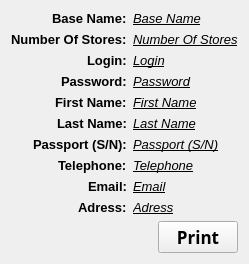
                   <widget class="QWidget" name="main_base_info_widget">
                    <layout class="QGridLayout" name="gridLayout_6">
                     <item row="4" column="1" alignment="Qt::AlignLeft">
                      <widget class="QLabel" name="label_32">
                       <property name="font">
                        <font>
                         <pointsize>10</pointsize>
                         <weight>50</weight>
                         <italic>true</italic>
                         <bold>false</bold>
                         <underline>true</underline>
                        </font>
                       </property>
                       <property name="text">
                        <string>First Name</string>
                       </property>
                      </widget>
                     </item>
                     <item row="7" column="1" alignment="Qt::AlignLeft">
                      <widget class="QLabel" name="label_40">
                       <property name="font">
                        <font>
                         <pointsize>10</pointsize>
                         <weight>50</weight>
                         <italic>true</italic>
                         <bold>false</bold>
                         <underline>true</underline>
                        </font>
                       </property>
                       <property name="text">
                        <string>Telephone</string>
                       </property>
                      </widget>
                     </item>
                     <item row="4" column="0" alignment="Qt::AlignRight">
                      <widget class="QLabel" name="label_33">
                       <property name="font">
                        <font>
                         <pointsize>10</pointsize>
                         <weight>75</weight>
                         <bold>true</bold>
                        </font>
                       </property>
                       <property name="text">
                        <string>First Name:</string>
                       </property>
                      </widget>
                     </item>
                     <item row="7" column="0" alignment="Qt::AlignRight">
                      <widget class="QLabel" name="label_41">
                       <property name="font">
                        <font>
                         <pointsize>10</pointsize>
                         <weight>75</weight>
                         <bold>true</bold>
                        </font>
                       </property>
                       <property name="text">
                        <string>Telephone:</string>
                       </property>
                      </widget>
                     </item>
                     <item row="1" column="1" alignment="Qt::AlignLeft">
                      <widget class="QLabel" name="label_30">
                       <property name="font">
                        <font>
                         <pointsize>10</pointsize>
                         <weight>50</weight>
                         <italic>true</italic>
                         <bold>false</bold>
                         <underline>true</underline>
                        </font>
                       </property>
                       <property name="text">
                        <string>Number Of Stores</string>
                       </property>
                      </widget>
                     </item>
                     <item row="5" column="1" alignment="Qt::AlignLeft">
                      <widget class="QLabel" name="label_34">
                       <property name="font">
                        <font>
                         <pointsize>10</pointsize>
                         <weight>50</weight>
                         <italic>true</italic>
                         <bold>false</bold>
                         <underline>true</underline>
                        </font>
                       </property>
                       <property name="text">
                        <string>Last Name</string>
                       </property>
                      </widget>
                     </item>
                     <item row="1" column="0" alignment="Qt::AlignRight">
                      <widget class="QLabel" name="label_31">
                       <property name="font">
                        <font>
                         <pointsize>10</pointsize>
                         <weight>75</weight>
                         <bold>true</bold>
                        </font>
                       </property>
                       <property name="text">
                        <string>Number Of Stores:</string>
                       </property>
                      </widget>
                     </item>
                     <item row="0" column="1" alignment="Qt::AlignLeft">
                      <widget class="QLabel" name="label_29">
                       <property name="font">
                        <font>
                         <pointsize>10</pointsize>
                         <weight>50</weight>
                         <italic>true</italic>
                         <bold>false</bold>
                         <underline>true</underline>
                        </font>
                       </property>
                       <property name="text">
                        <string>Base Name</string>
                       </property>
                      </widget>
                     </item>
                     <item row="5" column="0" alignment="Qt::AlignRight">
                      <widget class="QLabel" name="label_35">
                       <property name="font">
                        <font>
                         <pointsize>10</pointsize>
                         <weight>75</weight>
                         <bold>true</bold>
                        </font>
                       </property>
                       <property name="text">
                        <string>Last Name:</string>
                       </property>
                      </widget>
                     </item>
                     <item row="8" column="0" alignment="Qt::AlignRight">
                      <widget class="QLabel" name="label_37">
                       <property name="font">
                        <font>
                         <pointsize>10</pointsize>
                         <weight>75</weight>
                         <bold>true</bold>
                        </font>
                       </property>
                       <property name="text">
                        <string>Email:</string>
                       </property>
                      </widget>
                     </item>
                     <item row="8" column="1" alignment="Qt::AlignLeft">
                      <widget class="QLabel" name="label_43">
                       <property name="font">
                        <font>
                         <pointsize>10</pointsize>
                         <weight>50</weight>
                         <italic>true</italic>
                         <bold>false</bold>
                         <underline>true</underline>
                        </font>
                       </property>
                       <property name="text">
                        <string>Email</string>
                       </property>
                      </widget>
                     </item>
                     <item row="0" column="0" alignment="Qt::AlignRight">
                      <widget class="QLabel" name="label_27">
                       <property name="font">
                        <font>
                         <pointsize>10</pointsize>
                         <weight>75</weight>
                         <bold>true</bold>
                        </font>
                       </property>
                       <property name="text">
                        <string>Base Name:</string>
                       </property>
                      </widget>
                     </item>
                     <item row="9" column="0" alignment="Qt::AlignRight">
                      <widget class="QLabel" name="label_36">
                       <property name="font">
                        <font>
                         <pointsize>10</pointsize>
                         <weight>75</weight>
                         <bold>true</bold>
                        </font>
                       </property>
                       <property name="text">
                        <string>Adress:</string>
                       </property>
                      </widget>
                     </item>
                     <item row="6" column="0" alignment="Qt::AlignRight">
                      <widget class="QLabel" name="label_42">
                       <property name="font">
                        <font>
                         <pointsize>10</pointsize>
                         <weight>75</weight>
                         <bold>true</bold>
                        </font>
                       </property>
                       <property name="text">
                        <string>Passport (S/N):</string>
                       </property>
                      </widget>
                     </item>
                     <item row="9" column="1" alignment="Qt::AlignLeft">
                      <widget class="QLabel" name="label_38">
                       <property name="font">
                        <font>
                         <pointsize>10</pointsize>
                         <weight>50</weight>
                         <italic>true</italic>
                         <bold>false</bold>
                         <underline>true</underline>
                        </font>
                       </property>
                       <property name="text">
                        <string>Adress</string>
                       </property>
                      </widget>
                     </item>
                     <item row="6" column="1" alignment="Qt::AlignLeft">
                      <widget class="QLabel" name="label_39">
                       <property name="font">
                        <font>
                         <pointsize>10</pointsize>
                         <weight>50</weight>
                         <italic>true</italic>
                         <bold>false</bold>
                         <underline>true</underline>
                        </font>
                       </property>
                       <property name="text">
                        <string>Passport (S/N)</string>
                       </property>
                      </widget>
                     </item>
                     <item row="2" column="0" alignment="Qt::AlignRight">
                      <widget class="QLabel" name="label_47">
                       <property name="font">
                        <font>
                         <pointsize>10</pointsize>
                         <weight>75</weight>
                         <bold>true</bold>
                        </font>
                       </property>
                       <property name="text">
                        <string>Login:</string>
                       </property>
                      </widget>
                     </item>
                     <item row="2" column="1" alignment="Qt::AlignLeft">
                      <widget class="QLabel" name="label_45">
                       <property name="font">
                        <font>
                         <pointsize>10</pointsize>
                         <weight>50</weight>
                         <italic>true</italic>
                         <bold>false</bold>
                         <underline>true</underline>
                        </font>
                       </property>
                       <property name="text">
                        <string>Login</string>
                       </property>
                      </widget>
                     </item>
                     <item row="3" column="0" alignment="Qt::AlignRight">
                      <widget class="QLabel" name="label_44">
                       <property name="font">
                        <font>
                         <pointsize>10</pointsize>
                         <weight>75</weight>
                         <bold>true</bold>
                        </font>
                       </property>
                       <property name="text">
                        <string>Password:</string>
                       </property>
                      </widget>
                     </item>
                     <item row="3" column="1" alignment="Qt::AlignLeft">
                      <widget class="QLabel" name="label_46">
                       <property name="font">
                        <font>
                         <pointsize>10</pointsize>
                         <weight>50</weight>
                         <italic>true</italic>
                         <bold>false</bold>
                         <underline>true</underline>
                        </font>
                       </property>
                       <property name="text">
                        <string>Password</string>
                       </property>
                      </widget>
                     </item>
                     <item row="11" column="1" alignment="Qt::AlignRight">
                      <widget class="QPushButton" name="print_info">
                       <property name="font">
                        <font>
                         <family>Narkisim</family>
                         <pointsize>13</pointsize>
                         <weight>75</weight>
                         <bold>true</bold>
                        </font>
                       </property>
                       <property name="cursor">
                        <cursorShape>PointingHandCursor</cursorShape>
                       </property>
                       <property name="styleSheet">
                        <string notr="true">QPushButton:hover{
	
	color: qlineargradient(spread:pad, x1:0, y1:1, x2:1, y2:0.926, stop:0 rgba(0, 241, 0, 198), stop:1 rgba(0, 255, 255, 201));
padding-right:2px;
padding-bottom:3px;
}
QPushButton:pressed{
padding-left:2px;
padding-top:3px;
}</string>
                       </property>
                       <property name="text">
                        <string>Print</string>
                       </property>
                       <property name="icon">
                        <iconset resource="resource.qrc">
                         <normaloff>:/icons/icons/printer.svg</normaloff>:/icons/icons/printer.svg</iconset>
                       </property>
                       <property name="iconSize">
                        <size>
                         <width>20</width>
                         <height>20</height>
                        </size>
                       </property>
                      </widget>
                     </item>
                    </layout>
                   </widget>
